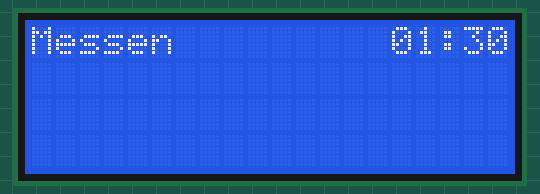
Simulated run of this program. Board: ESP32. Parts: 20×4 character LCD. What the program prints to the serial monitor is not drawn.

Above: at 1.1 s.
At 6.1 s:
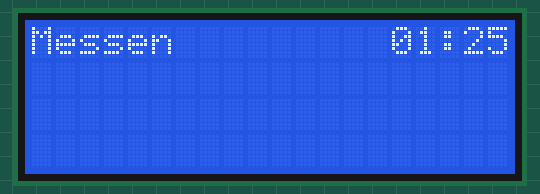
At 10.1 s:
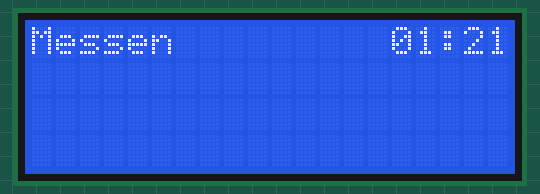
At 19.1 s:
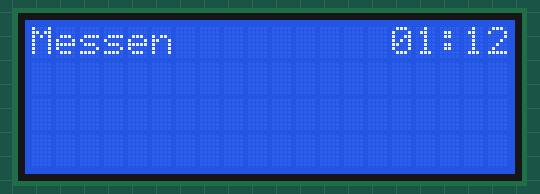
At 28.1 s:
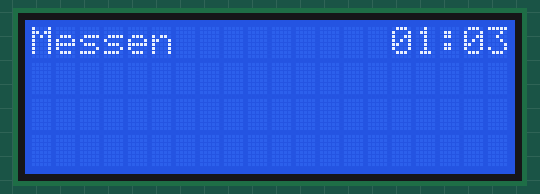
At 38.1 s:
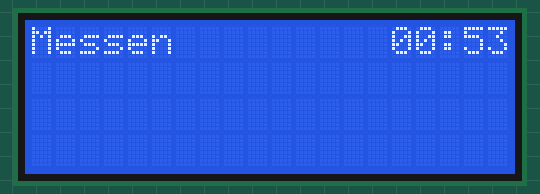

The program:

main.cpp
```cpp
#include <Arduino.h>
#include <Wire.h>
#include <LiquidCrystal_I2C.h>
#include <HardwareSerial.h>
#include <Ticker.h>

LiquidCrystal_I2C lcd(0x27,20,4);  // set the LCD address to 0x27 for a 16 chars and 2 line display
HardwareSerial ASM(2);
Ticker status;
int loops, step, count;
String steps[5] = {"Messen", "Stop", "Belüften", "Kalibrieren ", "blan"};
String cmds[5] = {"=CYE", "=CYD", "=IVE", "!AC", ""};
int counts[5] = { 90, 5, 5, 10, 4};

String gettime (int t) {
  String st = "";
  int m = (t/60);
  int s = (t - (m*60));
  if (m<10) {st = "0";}
  st = st + String(m)+":";
  if (s<10){st=st+"0";}
  st = st + String(s);
  return st;
}

void periodicStatus() {
  lcd.clear();
  lcd.setCursor(0,0);
  lcd.print(steps[step]);
  lcd.setCursor(15,0);
  lcd.print(gettime(count));

  count--;
  if (count < 1) {
    step++;
    if (step >= 4) { step = 0; }
    count = counts[step];
    Serial.println(cmds[step]);
  }
}


void setup()
{
  lcd.init();                      // initialize the lcd
  lcd.backlight();
  Serial.begin(9600);
  ASM.begin(9600, SERIAL_8N1, 16, 17);
  loops = 5;
  count = counts[0];
  Serial.println(cmds[0]);
  status.attach_ms(1000, periodicStatus);
}

void loop()
{

}
```

Measured:
- what the display in image 0 shows lasts 1.0 s, from 1.1 s to 2.1 s
